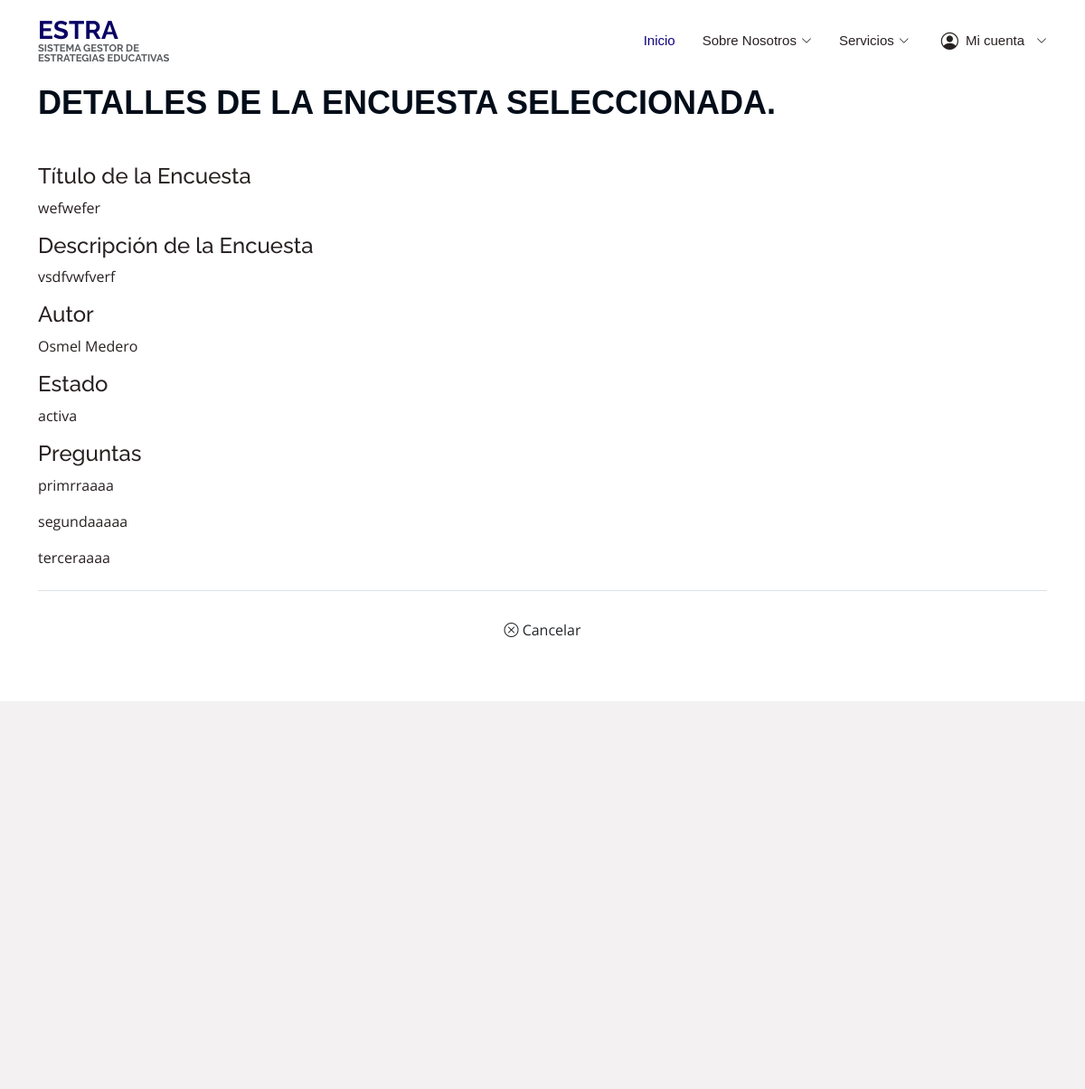
Screenshot of /visualizar/encuesta/1/ (signed in) with the database file from the repository.
### encuestas/models.py (models this page shows, shortened)
class Encuesta(models.Model):
    titulo = models.CharField(max_length=255)
    descripcion = models.TextField()
    fecha_creacion = models.DateTimeField(auto_now_add=True)
    autor = models.CharField(max_length=100, default="Desconocido")
    estado = models.CharField(
        max_length=10,
        choices=[
            ('activa', 'Activa'),
            ('inactiva', 'Inactiva'),
        ],
        default='activa'
    )

class Pregunta(models.Model):
    encuesta = models.ForeignKey(Encuesta, on_delete=models.CASCADE, related_name='preguntas')
    texto = models.CharField(max_length=255)

### encuestas/vistas/vistas_usuario.py (the view)
# urls.py: path('visualizar/encuesta/<int:encuesta_id>/', vistas_usuario.visualizar_encuesta, name='visualizar_encuesta'),
def visualizar_encuesta(request, encuesta_id):
    if not request.user.is_authenticated:
        messages.error(request, "Debes iniciar sesión para realizar esta acción.")
        return redirect('login')
    """Visualizar una encuesta específica."""
    encuesta = get_object_or_404(Encuesta, id=encuesta_id)
    return render(request, "usuarios/visualizar_encuesta.html", {"encuesta": encuesta})

### templates/usuarios/visualizar_encuesta.html (shortened to what this page needs)
{% extends "baseg.html" %}
{% load static %}
{% block content %}
  <section id="visualizar-encuesta" class="visualizar-encuesta">
    <div class="container">
        <div class="section-title">
            <h2>Visualizar Encuesta</h2>
            <p>Detalles de la encuesta seleccionada.</p>
        </div>
        <div class="encuesta-details">
            <div class="detail-group mb-3">
                <h4>Título de la Encuesta</h4>
                <p>{{encuesta.titulo}}</p>
            </div>
            <div class="detail-group mb-3">
                <h4>Descripción de la Encuesta</h4>
                <p>{{encuesta.descripcion}}</p>
            </div>
            <div class="detail-group mb-3">
                <h4>Autor</h4>
                <p>{{encuesta.autor}}</p>
            </div>
            <div class="detail-group mb-3">
                <h4>Estado</h4>
                <p>{{encuesta.estado}}</p>
            </div>
            <div class="detail-group mb-3">
                <h4>Preguntas</h4>
                {% for pregunta in encuesta.preguntas.all %}
                <div class="pregunta-item mb-2">
                    <p>{{pregunta.texto}}</p>
                </div>
                {% endfor %}
            </div>
            <div class="text-center mt-4 pt-4 border-top">
                <button type="button" id="boton-cancelar-encuesta" class="btn btn-cancelar" onclick="window.history.back()">
                    <i class="bi bi-x-circle"></i> Cancelar
                </button>
            </div>
        </div>
    </div>
</section>
{% endblock%}

### static/assets/css/style.css (style rules this page uses)
body { font-family: "Open Sans", sans-serif; color: #282121; }
h1, h2, h3, h4, h5, h6 { font-family: "Raleway", sans-serif; }
section { padding: 60px 0; overflow: hidden; }
.section-title { padding-bottom: 40px; }
.section-title h2 { font-size: clamp(12px, 2.5vw, 14px); font-weight: 500; padding: 0; line-height: 1.2; margin: 0 0 10px 0; letter-spacing: 2px; text-transform: uppercase; color: #aaaaaa; font-family: "Poppins", sans-serif; word-break: break-word; }
.section-title p { margin: 0; margin: 0; font-size: 36px; font-weight: 700; text-transform: uppercase; font-family: "Poppins", sans-serif; color: #020d19; }

### rows the page displays
Encuesta: titulo "wefwefer", descripcion "vsdfvwfverf", autor "Osmel Medero", estado "activa"
Pregunta: texto "primrraaaa"
Pregunta: texto "segundaaaaa"
Pregunta: texto "terceraaaa"
